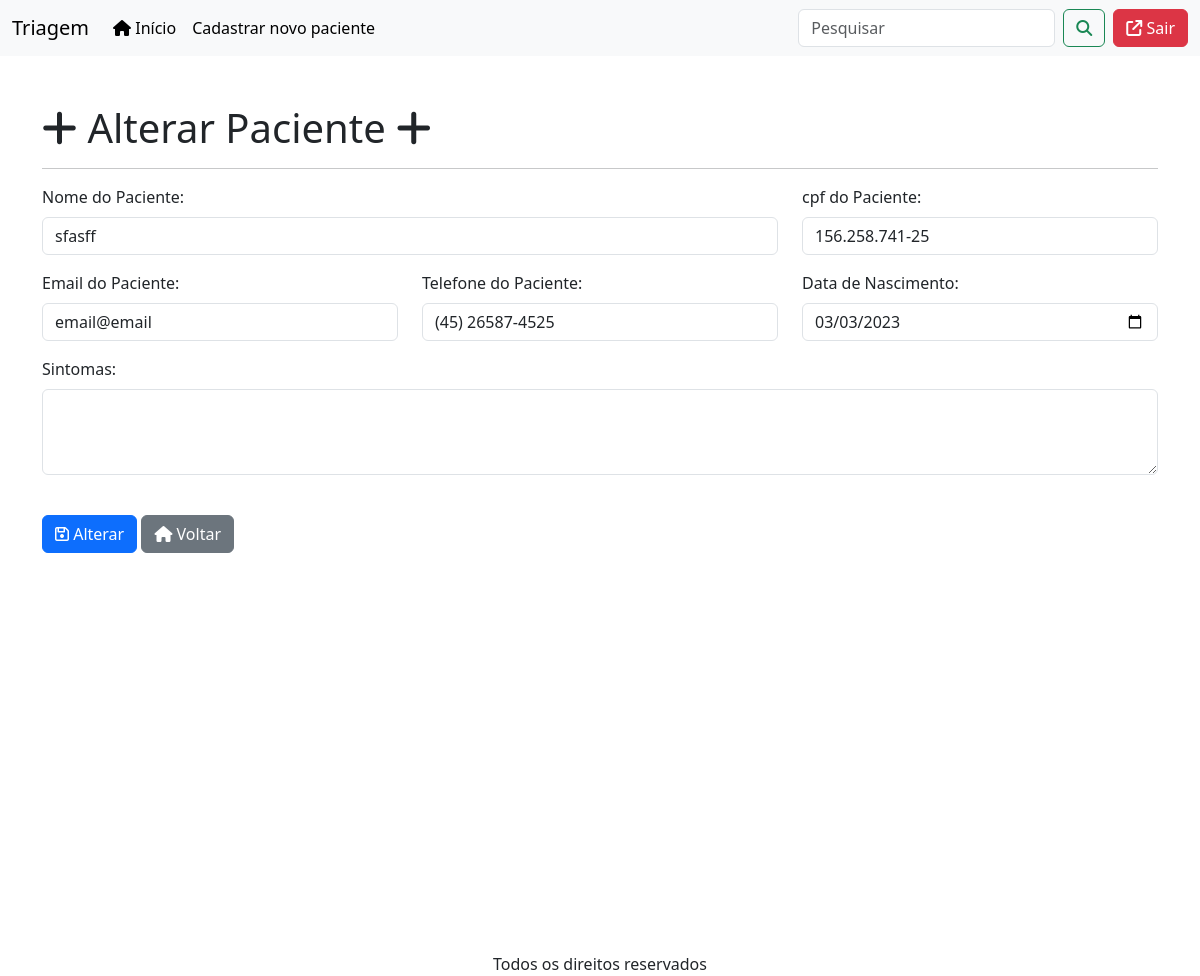
Before: /alterarPaciente/5 (signed in) with the older database file.
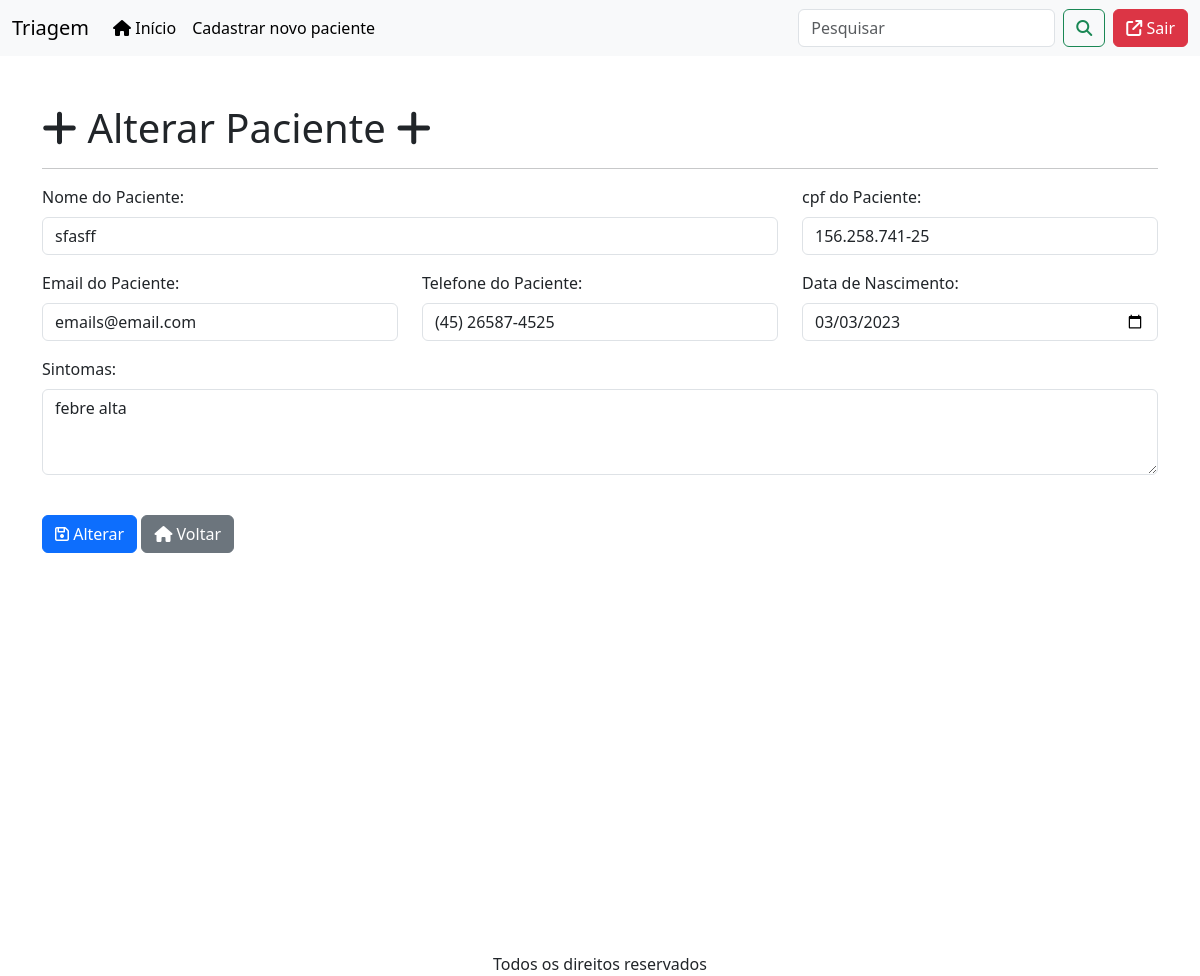
After: the same page with the newer database file.
### apps/crud/models.py (models this page shows, shortened)
class Paciente(models.Model):
    codigo_paciente = models.AutoField(primary_key=True)
    nome = models.CharField(null=False, blank=False)
    cpf = models.CharField(max_length=14, unique=True, null=False, blank=False)
    email = models.EmailField(unique=True, null=False, blank=False)
    telefone = models.CharField(max_length=15, null=False, blank=False)
    data_nascimento = models.DateField(null=False, blank=False)
    sintomas = models.TextField(null=True, blank=True)

### apps/crud/views.py (the view)
# urls.py: path('alterarPaciente/<int:codigo_paciente>', views.alterar_paciente, name='alterar_paciente'),
@login_required
def alterar_paciente(request, codigo_paciente):
    paciente = Paciente.objects.get(codigo_paciente=codigo_paciente)
    if request.method == 'POST':
        form = PacienteForm(request.POST, instance=paciente)
        if form.is_valid():
            form.save()
            return redirect('index')
    else:
        form = PacienteForm(instance=paciente)
    return render(request, 'alterar_dados.html', {'form': form, 'paciente': paciente})

### apps/crud/templates/alterar_dados.html (shortened to what this page needs)
{% extends 'base-crud.html' %}
{% load static %}
{% block content %}
    <h1 class="mt-5"> <i class="fa-solid fa-plus"></i>
    Alterar Paciente
    <i class="fa-solid fa-plus"></i>
    </h1>
<hr>
<form action="{% url 'alterar_paciente' paciente.codigo_paciente %}" method="post">
    {% include 'includes/form.html' %}
    <div class="row">
        <div class="mt-4">
            <button type="submit" class="btn btn-primary">
                 <i class="fa-regular fa-floppy-disk"></i> Alterar
            </button>
             <a href="{% url 'index' %}" class="btn btn-secondary">
                <i class="fa-solid fa-house"></i> Voltar
            </a>
        </div>
    </div>
</form>
{% endblock %}

### apps/crud/templates/includes/form.html (shortened to what this page needs)
<div class="row" mt-5>
    <div class="col-12 col-md-8 mb-3">
        <label for="{{ form.nome.id_for_label }}" class="form-label">Nome do Paciente:</label>
        {{ form.nome }}
    </div>
    <div class="col-12 col-md-6 col-lg-4 mb-3">
        <label for="{{ form.cpf.id_for_label }}" class="form-label">cpf do Paciente:</label>
        {{ form.cpf }}
    </div>
    <div class="col-12 col-md-8 col-lg-4 mb-3">
        <label for="{{ form.email.id_for_label }}" class="form-label">Email do Paciente:</label>
        {{ form.email }}
    </div>
    <div class="col-12 col-md-6 col-lg-4 mb-3">
        <label for="{{ form.telefone.id_for_label }}" class="form-label">Telefone do Paciente:</label>
        {{ form.telefone }}
    </div>
    <div class="col-12 col-md-6 col-lg-4 mb-3">
        <label for="{{ form.data_nascimento.id_for_label }}" class="form-label">Data de Nascimento:</label>
        {{ form.data_nascimento }}
    </div>
    <div class="col-12  mb-3">
        <label for="{{ form.sintomas.id_for_label }}" class="form-label">Sintomas:</label>
        {{ form.sintomas }}
    </div>
</div>

Changed rows visible on the page:
changed Paciente "sfasff": email "email@email" → "emails@email.com"; sintomas (not shown) → "febre alta"
